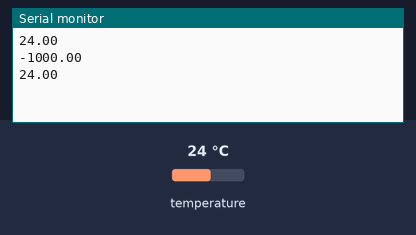
A sketch run on a simulated Arduino Uno, built with avr-gcc and run on an emulated ATmega328P. Parts: the last lines printed to the serial monitor. The test bench sets the inputs (shaded band); at power-on: temperature 24 °C.

Above: at 4.3 s.
4.4 s: temperature set to 12 °C
At 5.2 s:
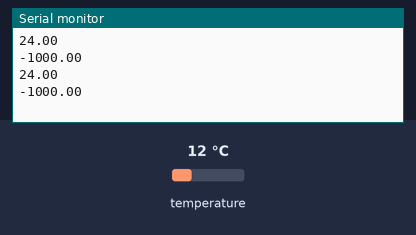
8.1 s: temperature set to 19 °C
At 10.8 s:
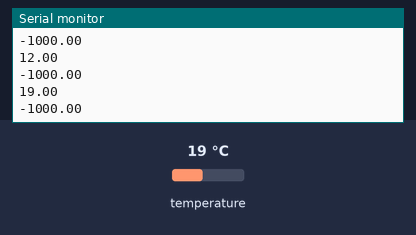
Timing chart, 0 to 12.3 s (numbered marks = the images above; inputs shaded):
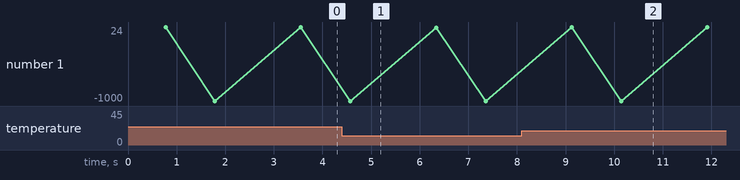

The sketch:

teensy_onewire_temp.ino
```cpp
//http://bildr.org/2011/07/ds18b20-arduino/

#include <OneWire.h>
byte addr[8];
int DS18S20_Pin = 5; //DS18S20 Signal pin on digital 2

//Temperature chip i/o
OneWire ds(DS18S20_Pin); // on digital pin 2

void setup(void) {
Serial.begin(9600);
}

void loop(void) {
float temperature = getTemp(); //will take about 750ms to run
Serial.println(temperature,BIN);
delay(1000);

}


float getTemp(){
//returns the temperature from one DS18S20 in DEG Celsius
byte data[12];

if ( !ds.search(addr)) {
//no more sensors on chain, reset search
ds.reset_search();
return -1000;
}

if ( OneWire::crc8( addr, 7) != addr[7]) {
Serial.println("CRC is not valid!");
return -1000;
}

if ( addr[0] != 0x10 && addr[0] != 0x28) {
Serial.print("Device is not recognized");
return -1000;
}

ds.reset();
ds.select(addr);
ds.write(0x44,1); // start conversion, with parasite power on at the end

delay(750); // Wait for temperature conversion to complete

ds.reset();
ds.select(addr);
ds.write(0xBE); // Read Scratchpad

for (int i = 0; i < 9; i++) { // we need 9 bytes
data[i] = ds.read();
}

//ds.reset_search();

byte MSB = data[1];
byte LSB = data[0];

float tempRead = (int16_t)((MSB << 8) | LSB); //using two's compliment
float TemperatureSum = tempRead / 16;
return TemperatureSum;

}
```

Measured:
- after the input at 8.1 s, the serial monitor: prints a new line after 1.0 s (image 2)
- plotted number 1: -1000 → 19 after the input at 8.1 s
